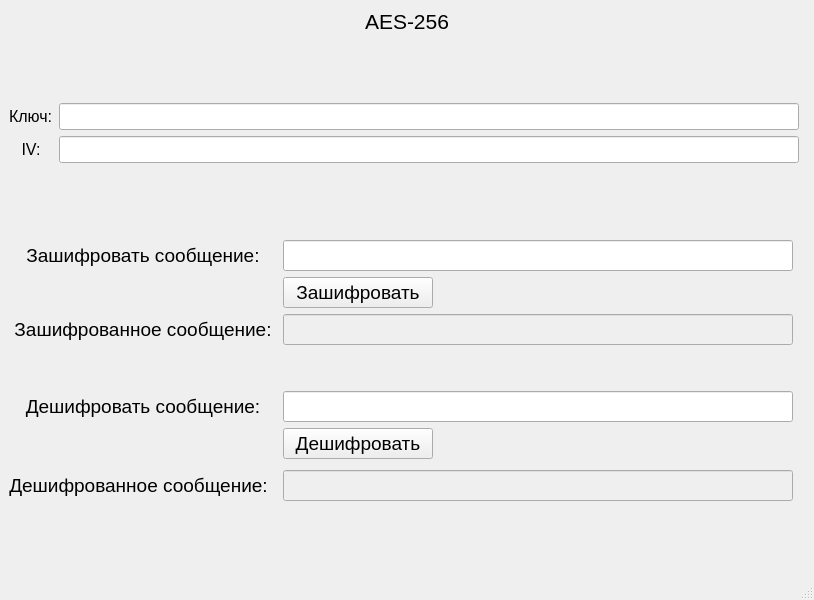
<?xml version="1.0" encoding="UTF-8"?>
<ui version="4.0">
 <class>MainWindow</class>
 <widget class="QMainWindow" name="MainWindow">
  <property name="geometry">
   <rect>
    <x>0</x>
    <y>0</y>
    <width>800</width>
    <height>600</height>
   </rect>
  </property>
  <property name="windowTitle">
   <string>MainWindow</string>
  </property>
  <widget class="QWidget" name="centralwidget">
   <layout class="QGridLayout" name="gridLayout_2">
    <item row="5" column="0">
     <spacer name="verticalSpacer">
      <property name="orientation">
       <enum>Qt::Vertical</enum>
      </property>
      <property name="sizeHint" stdset="0">
       <size>
        <width>20</width>
        <height>40</height>
       </size>
      </property>
     </spacer>
    </item>
    <item row="1" column="0">
     <spacer name="verticalSpacer_2">
      <property name="orientation">
       <enum>Qt::Vertical</enum>
      </property>
      <property name="sizeHint" stdset="0">
       <size>
        <width>20</width>
        <height>40</height>
       </size>
      </property>
     </spacer>
    </item>
    <item row="0" column="0" colspan="2">
     <widget class="QLabel" name="label_5">
      <property name="font">
       <font>
        <pointsize>16</pointsize>
       </font>
      </property>
      <property name="layoutDirection">
       <enum>Qt::LeftToRight</enum>
      </property>
      <property name="text">
       <string>AES-256</string>
      </property>
      <property name="textFormat">
       <enum>Qt::AutoText</enum>
      </property>
      <property name="alignment">
       <set>Qt::AlignCenter</set>
      </property>
     </widget>
    </item>
    <item row="3" column="0">
     <spacer name="verticalSpacer_3">
      <property name="orientation">
       <enum>Qt::Vertical</enum>
      </property>
      <property name="sizeHint" stdset="0">
       <size>
        <width>20</width>
        <height>40</height>
       </size>
      </property>
     </spacer>
    </item>
    <item row="2" column="0">
     <layout class="QGridLayout" name="gridLayout" rowstretch="0,0" columnstretch="0,0">
      <property name="bottomMargin">
       <number>9</number>
      </property>
      <item row="0" column="1">
       <widget class="QLineEdit" name="Key">
        <property name="font">
         <font>
          <pointsize>12</pointsize>
         </font>
        </property>
       </widget>
      </item>
      <item row="0" column="0">
       <widget class="QLabel" name="label_6">
        <property name="font">
         <font>
          <pointsize>12</pointsize>
         </font>
        </property>
        <property name="text">
         <string>Ключ:</string>
        </property>
       </widget>
      </item>
      <item row="1" column="0">
       <widget class="QLabel" name="label_7">
        <property name="font">
         <font>
          <pointsize>12</pointsize>
         </font>
        </property>
        <property name="text">
         <string>IV:</string>
        </property>
        <property name="alignment">
         <set>Qt::AlignCenter</set>
        </property>
       </widget>
      </item>
      <item row="1" column="1">
       <widget class="QLineEdit" name="IV">
        <property name="font">
         <font>
          <pointsize>12</pointsize>
         </font>
        </property>
       </widget>
      </item>
     </layout>
    </item>
    <item row="4" column="0">
     <layout class="QGridLayout" name="gridLayout_3">
      <item row="3" column="1">
       <widget class="QLineEdit" name="EencrypedMess">
        <property name="enabled">
         <bool>false</bool>
        </property>
        <property name="minimumSize">
         <size>
          <width>510</width>
          <height>0</height>
         </size>
        </property>
        <property name="font">
         <font>
          <pointsize>14</pointsize>
         </font>
        </property>
        <property name="mouseTracking">
         <bool>true</bool>
        </property>
        <property name="acceptDrops">
         <bool>true</bool>
        </property>
        <property name="toolTipDuration">
         <number>-1</number>
        </property>
        <property name="alignment">
         <set>Qt::AlignLeading|Qt::AlignLeft|Qt::AlignVCenter</set>
        </property>
       </widget>
      </item>
      <item row="1" column="1" colspan="2">
       <widget class="QPushButton" name="EncryptButton">
        <property name="minimumSize">
         <size>
          <width>50</width>
          <height>0</height>
         </size>
        </property>
        <property name="maximumSize">
         <size>
          <width>150</width>
          <height>16777215</height>
         </size>
        </property>
        <property name="font">
         <font>
          <pointsize>14</pointsize>
         </font>
        </property>
        <property name="text">
         <string>Зашифровать</string>
        </property>
       </widget>
      </item>
      <item row="7" column="1">
       <widget class="QLineEdit" name="DecryptedMess">
        <property name="enabled">
         <bool>false</bool>
        </property>
        <property name="minimumSize">
         <size>
          <width>510</width>
          <height>0</height>
         </size>
        </property>
        <property name="font">
         <font>
          <pointsize>14</pointsize>
         </font>
        </property>
       </widget>
      </item>
      <item row="0" column="0">
       <widget class="QLabel" name="label">
        <property name="font">
         <font>
          <pointsize>14</pointsize>
         </font>
        </property>
        <property name="text">
         <string>Зашифровать сообщение:</string>
        </property>
        <property name="alignment">
         <set>Qt::AlignCenter</set>
        </property>
       </widget>
      </item>
      <item row="5" column="0">
       <widget class="QLabel" name="label_3">
        <property name="font">
         <font>
          <pointsize>14</pointsize>
         </font>
        </property>
        <property name="text">
         <string>Дешифровать сообщение:</string>
        </property>
        <property name="alignment">
         <set>Qt::AlignCenter</set>
        </property>
       </widget>
      </item>
      <item row="0" column="1">
       <widget class="QLineEdit" name="encrypt">
        <property name="minimumSize">
         <size>
          <width>510</width>
          <height>0</height>
         </size>
        </property>
        <property name="font">
         <font>
          <pointsize>14</pointsize>
         </font>
        </property>
        <property name="tabletTracking">
         <bool>true</bool>
        </property>
        <property name="focusPolicy">
         <enum>Qt::StrongFocus</enum>
        </property>
        <property name="contextMenuPolicy">
         <enum>Qt::DefaultContextMenu</enum>
        </property>
        <property name="layoutDirection">
         <enum>Qt::LeftToRight</enum>
        </property>
        <property name="text">
         <string/>
        </property>
        <property name="cursorPosition">
         <number>0</number>
        </property>
       </widget>
      </item>
      <item row="5" column="1">
       <widget class="QLineEdit" name="Decrypt">
        <property name="minimumSize">
         <size>
          <width>510</width>
          <height>0</height>
         </size>
        </property>
        <property name="font">
         <font>
          <pointsize>14</pointsize>
         </font>
        </property>
        <property name="text">
         <string/>
        </property>
       </widget>
      </item>
      <item row="6" column="1">
       <widget class="QPushButton" name="DecryptButton">
        <property name="maximumSize">
         <size>
          <width>150</width>
          <height>16777215</height>
         </size>
        </property>
        <property name="font">
         <font>
          <pointsize>14</pointsize>
         </font>
        </property>
        <property name="text">
         <string>Дешифровать</string>
        </property>
       </widget>
      </item>
      <item row="3" column="0">
       <widget class="QLabel" name="label_2">
        <property name="font">
         <font>
          <pointsize>14</pointsize>
         </font>
        </property>
        <property name="text">
         <string>Зашифрованное сообщение:</string>
        </property>
        <property name="alignment">
         <set>Qt::AlignCenter</set>
        </property>
       </widget>
      </item>
      <item row="7" column="0">
       <layout class="QHBoxLayout" name="horizontalLayout">
        <property name="topMargin">
         <number>9</number>
        </property>
        <property name="rightMargin">
         <number>9</number>
        </property>
        <property name="bottomMargin">
         <number>9</number>
        </property>
        <item>
         <widget class="QLabel" name="label_4">
          <property name="font">
           <font>
            <pointsize>14</pointsize>
           </font>
          </property>
          <property name="text">
           <string>Дешифрованное сообщение:</string>
          </property>
          <property name="alignment">
           <set>Qt::AlignCenter</set>
          </property>
         </widget>
        </item>
       </layout>
      </item>
      <item row="4" column="1">
       <spacer name="verticalSpacer_4">
        <property name="orientation">
         <enum>Qt::Vertical</enum>
        </property>
        <property name="sizeHint" stdset="0">
         <size>
          <width>20</width>
          <height>40</height>
         </size>
        </property>
       </spacer>
      </item>
     </layout>
    </item>
   </layout>
  </widget>
  <widget class="QMenuBar" name="menubar">
   <property name="geometry">
    <rect>
     <x>0</x>
     <y>0</y>
     <width>800</width>
     <height>21</height>
    </rect>
   </property>
  </widget>
  <widget class="QStatusBar" name="statusbar"/>
 </widget>
 <resources/>
 <connections/>
</ui>
